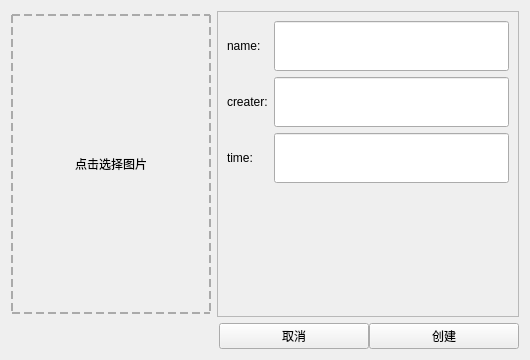
<?xml version="1.0" encoding="UTF-8"?>
<ui version="4.0">
 <class>Form</class>
 <widget class="QWidget" name="Form">
  <property name="geometry">
   <rect>
    <x>0</x>
    <y>0</y>
    <width>530</width>
    <height>360</height>
   </rect>
  </property>
  <property name="minimumSize">
   <size>
    <width>530</width>
    <height>360</height>
   </size>
  </property>
  <property name="maximumSize">
   <size>
    <width>530</width>
    <height>360</height>
   </size>
  </property>
  <property name="windowTitle">
   <string>Form</string>
  </property>
  <property name="styleSheet">
   <string notr="true"/>
  </property>
  <layout class="QVBoxLayout" name="verticalLayout_2">
   <item>
    <layout class="QHBoxLayout" name="horizontalLayout_5">
     <item alignment="Qt::AlignmentFlag::AlignHCenter|Qt::AlignmentFlag::AlignVCenter">
      <widget class="QLabel" name="label">
       <property name="minimumSize">
        <size>
         <width>200</width>
         <height>300</height>
        </size>
       </property>
       <property name="maximumSize">
        <size>
         <width>200</width>
         <height>300</height>
        </size>
       </property>
       <property name="styleSheet">
        <string notr="true">border: 2px dashed #aaa;</string>
       </property>
       <property name="text">
        <string>点击选择图片</string>
       </property>
       <property name="alignment">
        <set>Qt::AlignmentFlag::AlignCenter</set>
       </property>
      </widget>
     </item>
     <item>
      <widget class="QFrame" name="frame">
       <property name="frameShape">
        <enum>QFrame::Shape::StyledPanel</enum>
       </property>
       <property name="frameShadow">
        <enum>QFrame::Shadow::Raised</enum>
       </property>
       <layout class="QVBoxLayout" name="verticalLayout_3">
        <item>
         <layout class="QVBoxLayout" name="verticalLayout">
          <item>
           <layout class="QGridLayout" name="gridLayout">
            <item row="0" column="0">
             <widget class="QLabel" name="label_2">
              <property name="text">
               <string>name:  </string>
              </property>
             </widget>
            </item>
            <item row="0" column="1">
             <widget class="QLineEdit" name="lineEdit">
              <property name="minimumSize">
               <size>
                <width>0</width>
                <height>50</height>
               </size>
              </property>
             </widget>
            </item>
            <item row="1" column="0">
             <widget class="QLabel" name="label_3">
              <property name="text">
               <string>creater:</string>
              </property>
             </widget>
            </item>
            <item row="1" column="1">
             <widget class="QLineEdit" name="lineEdit_2">
              <property name="minimumSize">
               <size>
                <width>0</width>
                <height>50</height>
               </size>
              </property>
             </widget>
            </item>
            <item row="2" column="0">
             <widget class="QLabel" name="label_4">
              <property name="text">
               <string>time:    </string>
              </property>
             </widget>
            </item>
            <item row="2" column="1">
             <widget class="QLineEdit" name="lineEdit_3">
              <property name="minimumSize">
               <size>
                <width>0</width>
                <height>50</height>
               </size>
              </property>
             </widget>
            </item>
           </layout>
          </item>
          <item>
           <spacer name="verticalSpacer">
            <property name="orientation">
             <enum>Qt::Orientation::Vertical</enum>
            </property>
            <property name="sizeHint" stdset="0">
             <size>
              <width>20</width>
              <height>111</height>
             </size>
            </property>
           </spacer>
          </item>
         </layout>
        </item>
       </layout>
      </widget>
     </item>
    </layout>
   </item>
   <item>
    <layout class="QHBoxLayout" name="horizontalLayout_4">
     <property name="spacing">
      <number>0</number>
     </property>
     <item>
      <spacer name="horizontalSpacer">
       <property name="orientation">
        <enum>Qt::Orientation::Horizontal</enum>
       </property>
       <property name="sizeHint" stdset="0">
        <size>
         <width>40</width>
         <height>20</height>
        </size>
       </property>
      </spacer>
     </item>
     <item>
      <widget class="QPushButton" name="pushButton">
       <property name="minimumSize">
        <size>
         <width>150</width>
         <height>0</height>
        </size>
       </property>
       <property name="maximumSize">
        <size>
         <width>150</width>
         <height>16777215</height>
        </size>
       </property>
       <property name="text">
        <string>取消</string>
       </property>
      </widget>
     </item>
     <item>
      <widget class="QPushButton" name="pushButton_2">
       <property name="minimumSize">
        <size>
         <width>150</width>
         <height>0</height>
        </size>
       </property>
       <property name="maximumSize">
        <size>
         <width>150</width>
         <height>16777215</height>
        </size>
       </property>
       <property name="text">
        <string>创建</string>
       </property>
      </widget>
     </item>
    </layout>
   </item>
  </layout>
 </widget>
 <resources/>
 <connections/>
</ui>
